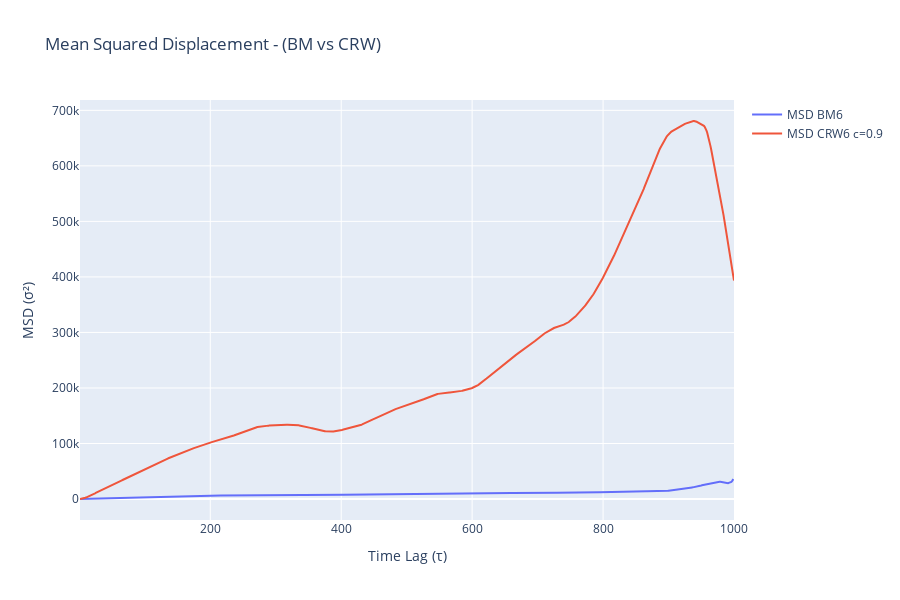

The notebook cell saved with this chart:
### Code cell
# Calculate MSDs
msd_bm = msd(bm_traj_6)
msd_crw_high = msd(crw_traj_6)

fig = go.Figure()
fig.add_trace(go.Scatter(x=msd_bm['tau'], y=msd_bm['msd'], mode='lines', name='MSD BM6'))
fig.add_trace(go.Scatter(x=msd_crw_high['tau'], y=msd_crw_high['msd'], mode='lines', name='MSD CRW6 c=0.9'))

fig.update_layout(
    title='Mean Squared Displacement - (BM vs CRW)',
    xaxis_title='Time Lag (τ)',
    yaxis_title='MSD (σ²)',
    hovermode='x unified',
    height=600
)
fig.show()

### Figure 1 — Plotly figure (JSON) as saved in the notebook; plotly's stock layout.template omitted (floating-point values rounded to 4 significant figures; data arrays with more than 128 entries replaced by an {"elided": "..."} marker saying what was removed)
{"data": [{"mode": "lines", "name": "MSD BM6", "type": "scatter", "x": {"elided": "999 int values"}, "y": {"elided": "999 float values"}}, {"mode": "lines", "name": "MSD CRW6 c=0.9", "type": "scatter", "x": {"elided": "1000 int values"}, "y": {"elided": "1000 float values"}}], "layout": {"height": 600, "hovermode": "x unified", "title": {"text": "Mean Squared Displacement - (BM vs CRW)"}, "xaxis": {"title": {"text": "Time Lag (τ)"}}, "yaxis": {"title": {"text": "MSD (σ²)"}}}}
